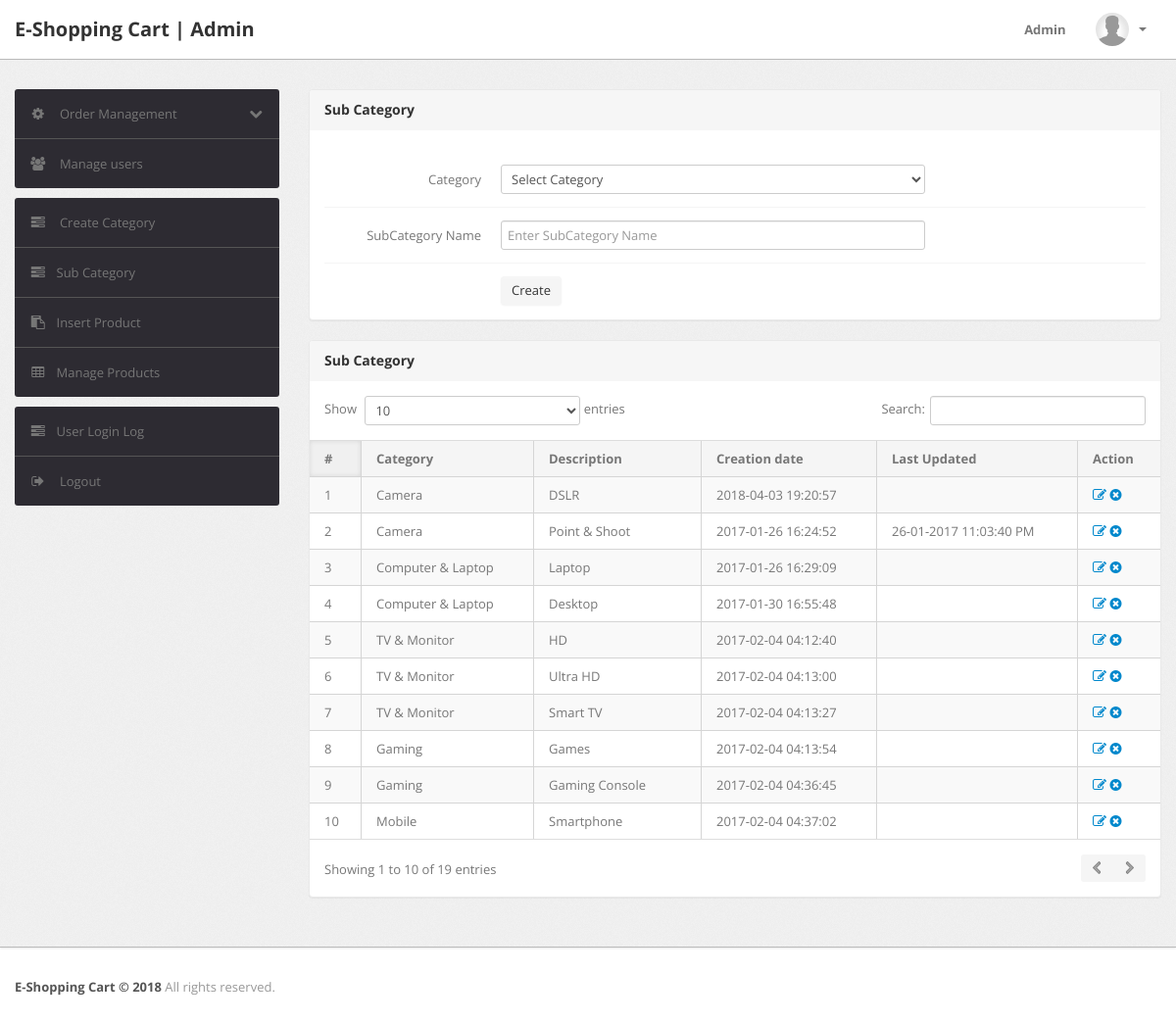
Page /admin/subcategory.php (signed in) on the committed database.
### tables this page shows
CREATE TABLE IF NOT EXISTS `subcategory` (
  `id` int(11) NOT NULL AUTO_INCREMENT,
  `categoryid` int(11) NOT NULL,
  `subcategory` varchar(255) NOT NULL,
  `creationDate` timestamp NOT NULL DEFAULT CURRENT_TIMESTAMP,
  `updationDate` varchar(255) NOT NULL,
  PRIMARY KEY (`id`)
);

CREATE TABLE IF NOT EXISTS `category` (
  `id` int(11) NOT NULL AUTO_INCREMENT,
  `categoryName` varchar(255) NOT NULL,
  `categoryDescription` longtext NOT NULL,
  `creationDate` timestamp NOT NULL DEFAULT CURRENT_TIMESTAMP,
  `updationDate` varchar(255) NOT NULL,
  PRIMARY KEY (`id`)
);

### admin/subcategory.php (the view, shortened to what this page needs)
<?php
if(strlen($_SESSION['alogin'])==0)
	{
header('location:index.php');
}
else{
?>
<!DOCTYPE html>
<html lang="en">
<head>
	<link type="text/css" href="bootstrap/css/bootstrap.min.css" rel="stylesheet">
	<link type="text/css" href="bootstrap/css/bootstrap-responsive.min.css" rel="stylesheet">
	<link type="text/css" href="css/theme.css" rel="stylesheet">
	<link type="text/css" href="images/icons/css/font-awesome.css" rel="stylesheet">
</head>
<body>
<?php include('include/header.php');?>
	<div class="wrapper">
		<div class="container">
			<div class="row">
<?php include('include/sidebar.php');?>
			<div class="span9">
					<div class="content">
						<div class="module">
							<div class="module-head">
								<h3>Sub Category</h3>
							</div>
							<div class="module-body">
									<br />
			<form class="form-horizontal row-fluid" name="subcategory" method="post" >
<div class="control-group">
<label class="control-label" for="basicinput">Category</label>
<div class="controls">
<select name="category" class="span8 tip" required>
<option value="">Select Category</option>
</select>
</div>
</div>
<div class="control-group">
<label class="control-label" for="basicinput">SubCategory Name</label>
<div class="controls">
<input type="text" placeholder="Enter SubCategory Name"  name="subcategory" class="span8 tip" required>
</div>
</div>
	<div class="control-group">
											<div class="controls">
												<button type="submit" name="submit" class="btn">Create</button>
											</div>
										</div>
									</form>
							</div>
						</div>
	<div class="module">
							<div class="module-head">
								<h3>Sub Category</h3>
							</div>
							<div class="module-body table">
								<table cellpadding="0" cellspacing="0" border="0" class="datatable-1 table table-bordered table-striped	 display" width="100%">
									<thead>
										<tr>
											<th>#</th>
											<th>Category</th>
											<th>Description</th>
											<th>Creation date</th>
											<th>Last Updated</th>
											<th>Action</th>
										</tr>
									</thead>
									<tbody>
<?php $query=mysql_query("select subcategory.id,category.categoryName,subcategory.subcategory,subcategory.creationDate,subcategory.updationDate from subcategory join category on category.id=subcategory.categoryid");
$cnt=1;
while($row=mysql_fetch_array($query))
{
?>
										<tr>
											<td><?php echo htmlentities($cnt);?></td>
											<td><?php echo htmlentities($row['categoryName']);?></td>
											<td><?php echo htmlentities($row['subcategory']);?></td>
											<td> <?php echo htmlentities($row['creationDate']);?></td>
											<td><?php echo htmlentities($row['updationDate']);?></td>
											<td>
											<a href="edit-subcategory.php?id=<?php echo $row['id']?>" ><i class="icon-edit"></i></a>
											<a href="subcategory.php?id=<?php echo $row['id']?>&del=delete" onClick="return confirm('Are you sure you want to delete?')"><i class="icon-remove-sign"></i></a></td>
										</tr>
										<?php $cnt=$cnt+1; } ?>
								</table>
							</div>
						</div>
					</div>
				</div>
			</div>
		</div>
	</div>
<?php include('include/footer.php');?>
</body>
<?php } ?>

### rows in the picture
subcategory: categoryid.categoryName "Camera", subcategory "DSLR", creationDate "2018-04-03 19:20:57"
subcategory: categoryid.categoryName "Camera", subcategory "Point & Shoot", creationDate "2017-01-26 16:24:52", updationDate "26-01-2017 11:03:40 PM"
subcategory: categoryid.categoryName "Computer & Laptop", subcategory "Laptop", creationDate "2017-01-26 16:29:09"
subcategory: categoryid.categoryName "Computer & Laptop", subcategory "Desktop", creationDate "2017-01-30 16:55:48"
subcategory: categoryid.categoryName "TV & Monitor", subcategory "HD", creationDate "2017-02-04 04:12:40"
subcategory: categoryid.categoryName "TV & Monitor", subcategory "Ultra HD", creationDate "2017-02-04 04:13:00"
subcategory: categoryid.categoryName "TV & Monitor", subcategory "Smart TV", creationDate "2017-02-04 04:13:27"
subcategory: categoryid.categoryName "Gaming", subcategory "Games", creationDate "2017-02-04 04:13:54"
subcategory: categoryid.categoryName "Gaming", subcategory "Gaming Console", creationDate "2017-02-04 04:36:45"
subcategory: categoryid.categoryName "Mobile", subcategory "Smartphone", creationDate "2017-02-04 04:37:02"
